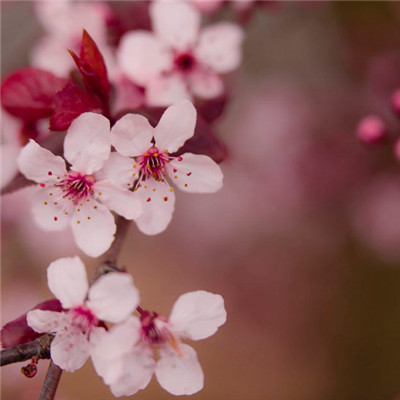
#> input picture 124.jpeg, 400 x 400 px, found by its file name
$ python learn_cv7.py
#> lines starting #> are read from the running program, lines starting #| are printed output that depends on the picture
#> further down, img is the input picture: shape (400, 400, 3); mean B, G, R 96.6, 95.8, 142.8
# 绘制直方图
import cv2
import matplotlib.pyplot as plt
import numpy as np


def draw_hist(img):  # plt绘制
    cv2.imshow("img", img)
    plt.hist(img.ravel(), 256)  # 将像素源转换为一位数组
    plt.show()
    cv2.waitKey(0)
    cv2.destroyAllWindows()


def cv_draw_hist(img):  # opencv 绘制 灰色直接[0]，BGR对应[0],[1],[2]
    histb = cv2.calcHist([img], [0], None, [256], [0, 255])
    histg = cv2.calcHist([img], [1], None, [256], [0, 255])
    histr = cv2.calcHist([img], [2], None, [256], [0, 255])
    plt.plot(histb, color='b')
    plt.plot(histg, color='g')
    plt.plot(histr, color='r')
    plt.show()


def cv_mask_hist(img):
    image = cv2.imread("/Users/panjwangsu.com/Desktop/panj_python/learning_ai/124.jpeg", cv2.IMREAD_GRAYSCALE)
    # image = cv2.cvtColor(img, cv2.IMREAD_GRAYSCALE) # 通过转化不行
    mask = np.zeros(image.shape, np.uint8)
    mask[100:200, 100:200] = 255
    histMI = cv2.calcHist([image], [0], mask, [256], [0, 255])
    hist = cv2.calcHist([image], [0], None, [256], [0, 255])
    plt.plot(hist, color='r')
    plt.plot(histMI)
    plt.show()
    # 计算掩膜相减的图像
    mask_img = cv2.bitwise_and(image, mask)
    cv2.imshow("r", image)
    cv2.imshow("mask", mask)
    cv2.imshow("mask_img", mask_img)
    cv2.waitKey()
    cv2.destroyAllWindows()


# 直方图均衡化
def hist_avg():
    img = cv2.imread("/Users/panjwangsu.com/Desktop/panj_python/learning_ai/124.jpeg", cv2.IMREAD_GRAYSCALE)
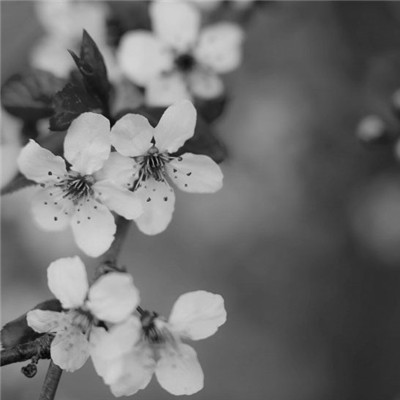
#> img: shape (400, 400); min 2, max 215, mean 110
    equ = cv2.equalizeHist(img)
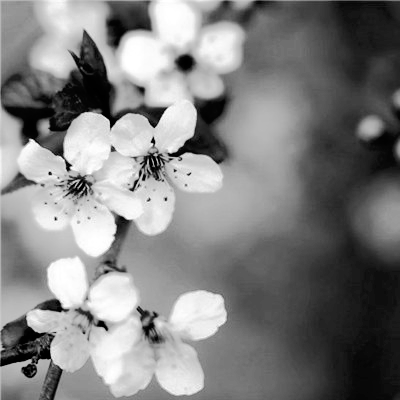
#> equ: shape (400, 400); min 0, max 255, mean 128.4
    plt.subplot(221)
    plt.imshow(img, cmap=plt.cm.gray), plt.axis('off')
    plt.subplot(222)
    plt.imshow(equ, cmap=plt.cm.gray), plt.axis('off')
    plt.subplot(223)
    plt.hist(img.ravel(), 256)
    plt.subplot(224)
    plt.hist(equ.ravel(), 256)
    plt.show()
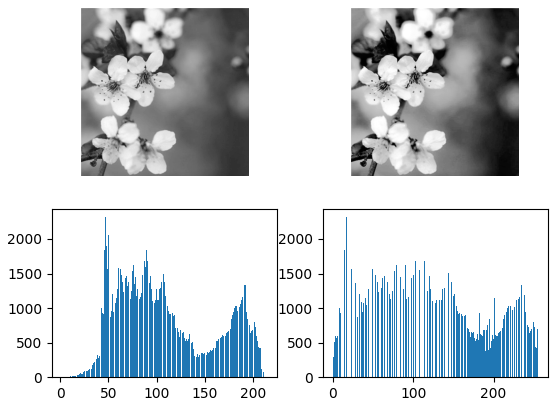
#> figure drawn by matplotlib, 4 panels; panel 3: tallest bar 2315 high, from x = 46.93 to 47.76; panel 4: tallest bar 2315 high, from x = 16.93 to 17.93


if __name__ == '__main__':
    img = cv2.imread("/Users/panjwangsu.com/Desktop/panj_python/learning_ai/124.jpeg")
    # draw_hist(img)
    hist_avg()

$ run again, with 635.png saved as 124.jpeg
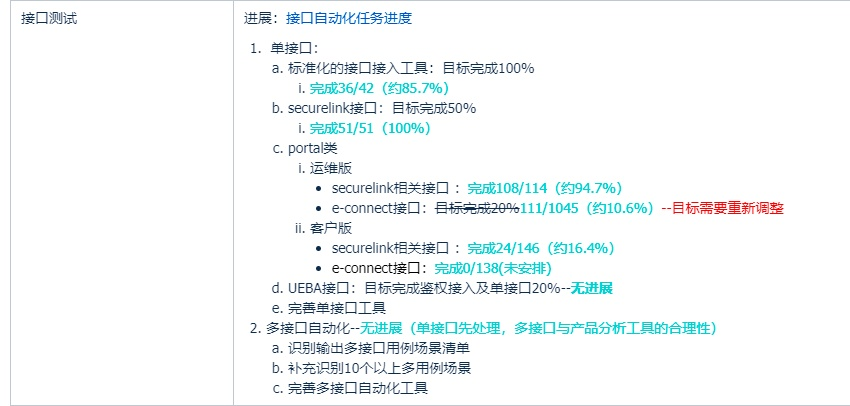
#> input picture 635.png, 850 x 406 px, found by its file name
#> img is the input picture: shape (406, 850, 3); mean B, G, R 248.6, 248.1, 244.7
#> img: shape (406, 850)
#> in hist_avg, `equ = cv2.equalizeHist(img)`:
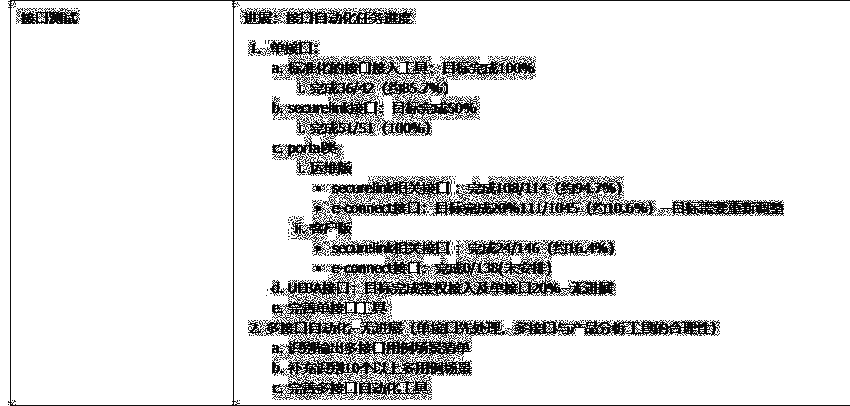
#> equ: shape (406, 850); min 0, max 255, mean 223.4
#> in hist_avg, `plt.show()`:
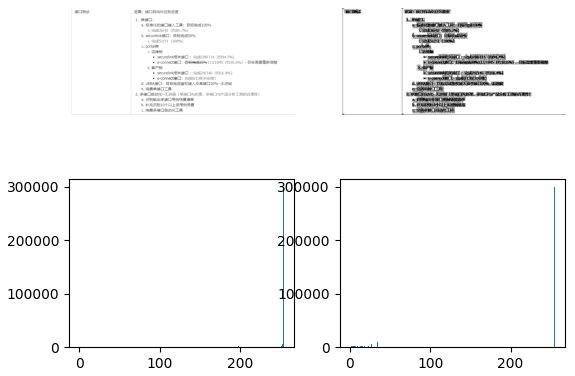
#> figure drawn by matplotlib, 4 panels; panel 3: tallest bar 299046 high, from x = 254 to 255; panel 4: tallest bar 299046 high, from x = 254 to 255
